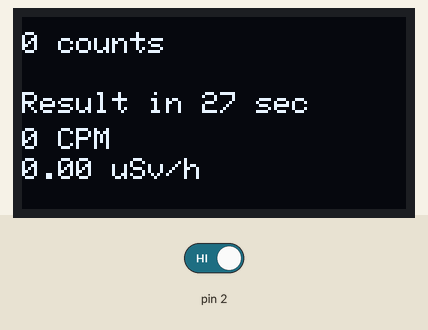
This sketch was run on a simulated Arduino Uno, built with avr-gcc and run on an emulated ATmega328P. Shown: 128×64 one-colour display. The test bench sets the inputs (shaded band); at power-on: pin 2 HIGH. The display library's start-up logo is not drawn.

Above: at 2.2 s.
At 3.2 s:
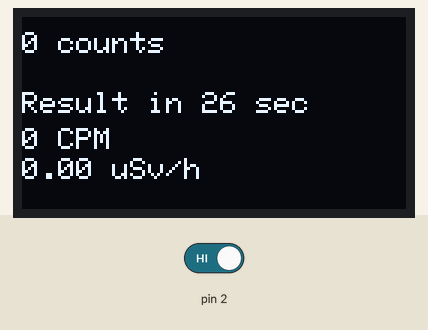
3.3 s: pin 2 driven LOW
At 4.4 s:
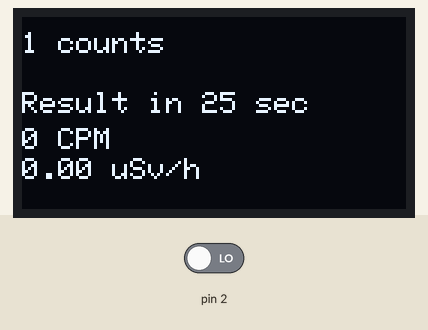
Timing chart, 0 to 6.3 s (numbered marks = the images above; inputs shaded):
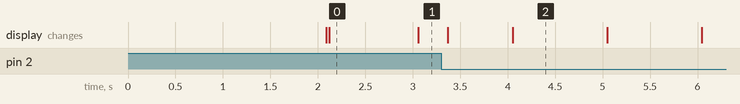

The sketch:

geiger.ino
```cpp
#include <SPI.h>
#include <Wire.h>
#include <Adafruit_GFX.h>
#include <Adafruit_SSD1306.h>
#include <SoftwareSerial.h>

#define MINUTE_PERIOD 60000
#define INTEGRATION_PERIOD 30000
#define CALLIBRATION_VALUE 151.0

#define SCREEN_WIDTH 128
#define SCREEN_HEIGHT 64

// Declaration for an SSD1306 display connected to I2C (SDA, SCL pins)
#define OLED_RESET     -1 // Reset pin # (or -1 if sharing Arduino reset pin)

Adafruit_SSD1306 display(SCREEN_WIDTH, SCREEN_HEIGHT, &Wire, OLED_RESET);
SoftwareSerial BlueTooth(10, 11);

unsigned long currentCounts = 0;
unsigned long previousMillis = 0;
unsigned long nextIntegrationCounter = 0;
unsigned long countsPerMinute = 0;
float microSivertsHour = 0.0f;

void setup() {
  initDisplay();
  initSerial();
  initBluetooth();
}

void loop() {
  updateDisplay();
  calculateResult();
}

void initDisplay() {
  // SSD1306_SWITCHCAPVCC = generate display voltage from 3.3V internally
  if (!display.begin(SSD1306_SWITCHCAPVCC, 0x3C)) {
    Serial.println(F("SSD1306 allocation failed"));
    for (;;);
  }

  display.display();
  delay(2000);
  display.clearDisplay();
  display.setTextSize(1.3);
  display.setTextColor(WHITE);
}

void initSerial() {
  Serial.begin(9600);
  attachInterrupt(digitalPinToInterrupt(2), onGeigerEvent, FALLING);
}

void onGeigerEvent() {
  currentCounts++;
}

void initBluetooth() {
  BlueTooth.begin(9600);
}

void calculateResult() {
  unsigned long currentMillis = millis();
  unsigned long deltaTime = currentMillis - previousMillis;
  nextIntegrationCounter = (INTEGRATION_PERIOD - deltaTime) / 1000;

  if (deltaTime > INTEGRATION_PERIOD) {
    previousMillis = currentMillis;

    countsPerMinute = currentCounts * MINUTE_PERIOD / INTEGRATION_PERIOD;
    microSivertsHour = countsPerMinute / CALLIBRATION_VALUE;
    updateSerial();
    currentCounts = 0;
  }
}

void updateDisplay() {
  display.clearDisplay();
  display.setCursor(0, 5);
  display.println((String) currentCounts +  " counts");
  display.setCursor(0, 25);
  display.println((String) "Result in " +  nextIntegrationCounter  + " sec");
  display.setCursor(0, 37);
  display.println((String) countsPerMinute +  " CPM");
  display.setCursor(0, 47);
  display.println((String) microSivertsHour + " uSv/h");
  display.display();
}

void updateBluetooth() {
  BlueTooth.println((String) millis() + ";" + countsPerMinute + ";" + microSivertsHour);
}

void updateSerial() {
  Serial.println((String) millis() + ";" + countsPerMinute + ";" + microSivertsHour);
}
```

Measured:
- what the display in image 0 shows lasts 1.0 s, from 2.1 s to 3.1 s
- what the display in image 2 shows lasts 0.9 s, from 4.1 s to 5.0 s
